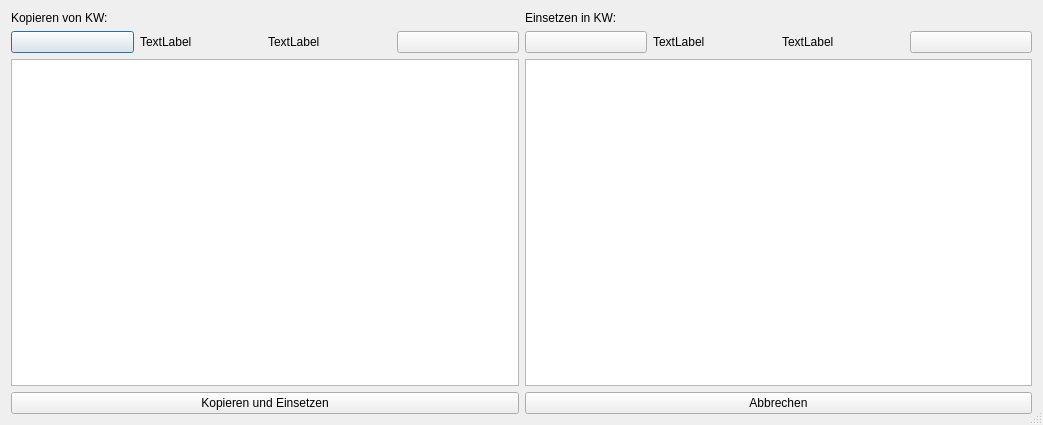
<?xml version="1.0" encoding="UTF-8"?>
<ui version="4.0">
 <class>Dialog</class>
 <widget class="QDialog" name="Dialog">
  <property name="geometry">
   <rect>
    <x>0</x>
    <y>0</y>
    <width>1043</width>
    <height>425</height>
   </rect>
  </property>
  <property name="windowTitle">
   <string>Dialog</string>
  </property>
  <property name="sizeGripEnabled">
   <bool>true</bool>
  </property>
  <layout class="QGridLayout" name="gridLayout">
   <item row="0" column="0">
    <layout class="QVBoxLayout" name="verticalLayout_3">
     <item>
      <layout class="QHBoxLayout" name="horizontalLayout_3">
       <item>
        <layout class="QVBoxLayout" name="verticalLayout_2">
         <item>
          <widget class="QLabel" name="label">
           <property name="text">
            <string>Kopieren von KW:</string>
           </property>
          </widget>
         </item>
         <item>
          <layout class="QHBoxLayout" name="horizontalLayout_2">
           <item>
            <widget class="QPushButton" name="pushButton_vor">
             <property name="text">
              <string/>
             </property>
             <property name="icon">
              <iconset>
               <normaloff>../../_Symbole/UsedSymbols/keyboard-left-arrow-button_icon-icons.com_72692.ico</normaloff>../../_Symbole/UsedSymbols/keyboard-left-arrow-button_icon-icons.com_72692.ico</iconset>
             </property>
            </widget>
           </item>
           <item>
            <widget class="QLabel" name="label_jahr">
             <property name="text">
              <string>TextLabel</string>
             </property>
            </widget>
           </item>
           <item>
            <widget class="QLabel" name="te_KW">
             <property name="text">
              <string>TextLabel</string>
             </property>
            </widget>
           </item>
           <item>
            <widget class="QPushButton" name="pushButton_weiter">
             <property name="text">
              <string/>
             </property>
             <property name="icon">
              <iconset>
               <normaloff>../../_Symbole/UsedSymbols/keyboard-right-arrow-button-1_icon-icons.com_72690.ico</normaloff>../../_Symbole/UsedSymbols/keyboard-right-arrow-button-1_icon-icons.com_72690.ico</iconset>
             </property>
            </widget>
           </item>
          </layout>
         </item>
        </layout>
       </item>
       <item>
        <layout class="QVBoxLayout" name="verticalLayout">
         <item>
          <widget class="QLabel" name="label_4">
           <property name="text">
            <string>Einsetzen in KW:</string>
           </property>
          </widget>
         </item>
         <item>
          <layout class="QHBoxLayout" name="horizontalLayout">
           <item>
            <widget class="QPushButton" name="pushButton_vor_E">
             <property name="text">
              <string/>
             </property>
             <property name="icon">
              <iconset>
               <normaloff>../../_Symbole/UsedSymbols/keyboard-left-arrow-button_icon-icons.com_72692.ico</normaloff>../../_Symbole/UsedSymbols/keyboard-left-arrow-button_icon-icons.com_72692.ico</iconset>
             </property>
            </widget>
           </item>
           <item>
            <widget class="QLabel" name="label_jahr_E">
             <property name="text">
              <string>TextLabel</string>
             </property>
            </widget>
           </item>
           <item>
            <widget class="QLabel" name="te_KW_E">
             <property name="text">
              <string>TextLabel</string>
             </property>
            </widget>
           </item>
           <item>
            <widget class="QPushButton" name="pushButton_weiter_E">
             <property name="text">
              <string/>
             </property>
             <property name="icon">
              <iconset>
               <normaloff>../../_Symbole/UsedSymbols/keyboard-right-arrow-button-1_icon-icons.com_72690.ico</normaloff>../../_Symbole/UsedSymbols/keyboard-right-arrow-button-1_icon-icons.com_72690.ico</iconset>
             </property>
            </widget>
           </item>
          </layout>
         </item>
        </layout>
       </item>
      </layout>
     </item>
     <item>
      <layout class="QHBoxLayout" name="horizontalLayout_4">
       <item>
        <widget class="QTableWidget" name="tableWidget_copy"/>
       </item>
       <item>
        <widget class="QTableWidget" name="tableWidget_E"/>
       </item>
      </layout>
     </item>
     <item>
      <layout class="QHBoxLayout" name="horizontalLayout_5">
       <item>
        <widget class="QPushButton" name="pushButton_copy">
         <property name="styleSheet">
          <string notr="true">font: 10pt &quot;MS Shell Dlg 2&quot;;</string>
         </property>
         <property name="text">
          <string>Kopieren und Einsetzen</string>
         </property>
         <property name="icon">
          <iconset>
           <normaloff>../../_Symbole/UsedSymbols/copyblackinterfacesymboloftwopapersheets_79854.ico</normaloff>../../_Symbole/UsedSymbols/copyblackinterfacesymboloftwopapersheets_79854.ico</iconset>
         </property>
        </widget>
       </item>
       <item>
        <widget class="QPushButton" name="pushButton_abbrechen">
         <property name="styleSheet">
          <string notr="true">font: 10pt &quot;MS Shell Dlg 2&quot;;</string>
         </property>
         <property name="text">
          <string>Abbrechen</string>
         </property>
         <property name="icon">
          <iconset>
           <normaloff>../../_Symbole/UsedSymbols/closewindowapplication_cerca_ventan_2874.ico</normaloff>../../_Symbole/UsedSymbols/closewindowapplication_cerca_ventan_2874.ico</iconset>
         </property>
        </widget>
       </item>
      </layout>
     </item>
    </layout>
   </item>
  </layout>
 </widget>
 <resources/>
 <connections/>
</ui>
